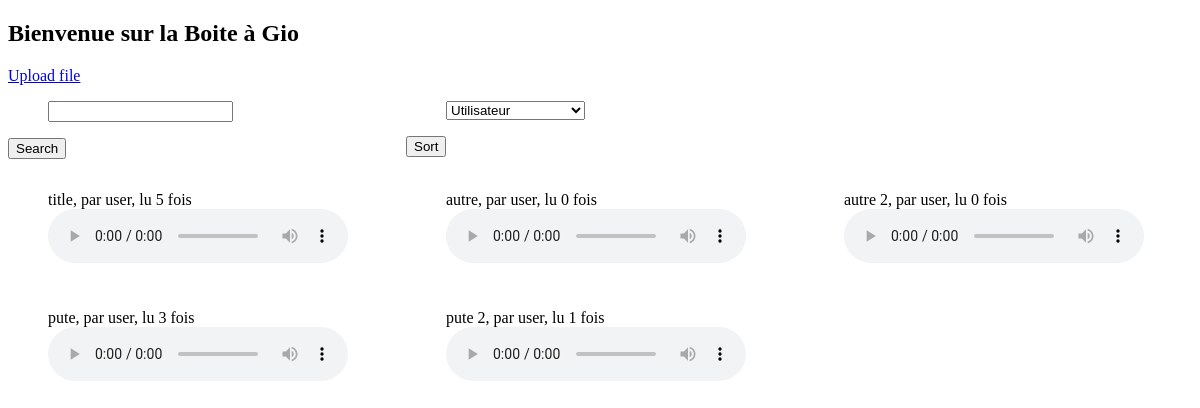
Before: / with the older database file.
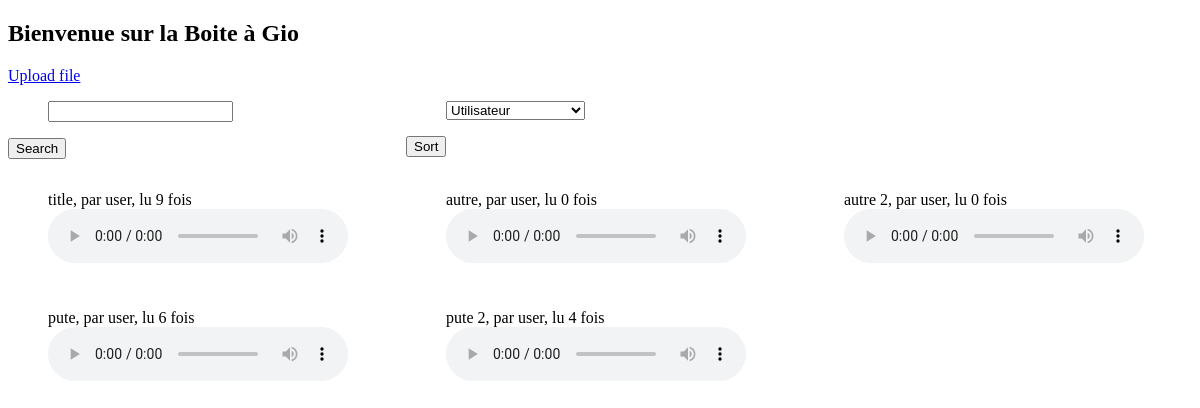
After: the same page with the newer database file.
### model.py (models this page shows)
class AudioFile(db.Model):
    id = db.Column(db.Integer, primary_key=True)
    title = db.Column(db.String(80), unique=True, nullable=False)
    date_added = db.Column(db.DateTime(), unique=False, nullable=False, default=db.func.current_timestamp())
    nb_lecture = db.Column(db.Integer(), unique=False, nullable=False, default=0)
    filename = db.Column(db.String(80), unique=True, nullable=False)
    user = db.Column(db.String(80), unique=False, nullable=False)
    file = db.Column(db.LargeBinary, unique=False, nullable=False)

### app.py (the view, shortened to what this page needs)
@app.route("/", methods=['GET', 'POST'])
def main_page():
    if not os.path.exists(app.config['UPLOAD_PATH']):
        init()
    column_sort = asc(AudioFile.id)
    sort = SortForm(request.form)
    items = AudioFile.query.order_by(column_sort).all()
    search = SearchForm(request.form)
    if request.method == 'POST' and search.data['search'] is not None:
        search_string = search.data['search'].lower()
        if search.data['search'] != '':
            items = [item for item in items if search_string in item.title.lower() or search_string in item.user.lower() or search_string in item.filename.lower()]
    return render_template('index.html', items=items, search_form=search, sort_form=sort)

### model.py
class SortForm(Form):
    choices = ['Utilisateur', 'Nombre de lectures', 'Nom', 'Date d\'ajout']
    select = SelectField('', choices=choices)

class SearchForm(Form):
    choices = []
    search = StringField('')

### templates/index.html (shortened to what this page needs)
<!doctype html>
<html lang="en">
<head>
</head>
<link rel="stylesheet" href="{{ url_for('static', filename='css/index.css') }}">
<body>
  <h2>Bienvenue sur la Boite à Gio</h2>
  <a href="{{ url_for('upload') }}">Upload file</a>
  <div class="wrapper">
    <div>
      {% from "_formhelpers.html" import render_field %}
      <form method="post">
        <dl>
          {{ render_field(search_form.search) }}
        </p></dl>
        <p><input type="submit" value="Search">
      </p></form>
    </div>
    <div>
      <form method="post">
        <dl>
          {{ render_field(sort_form.select) }}
        </p></dl>
        <p><input type="submit" value="Sort">
      </p></form>
    </div>
  </div>
  <div class="wrapper">
    {% for item in items %}
    <div>
    <figure>
      <figcaption>{{ item.title }}, par {{ item.user }}, lu {{ item.nb_lecture }} fois</figcaption>
        <audio onplay="count(this)" id={{ item.id }} controls>
          <source src={{ url_for('static', filename = 'audio_files/') }}{{ item.filename }} type="audio/mpeg">
        </audio>
    </figure>
    </div>
    {% endfor %}
  </div>
</body>
</html>

### templates/_formhelpers.html (shortened to what this page needs)
{% macro render_field(field) %}
    <dd>{{ field(**kwargs)|safe }}
    </dd>
{% endmacro %}

### static/css/index.css (style rules this page uses)
.wrapper { display: grid; grid-template-columns: repeat(3, 1fr); grid-gap: 10px; }

Changed rows visible on the page:
changed AudioFile "title": nb_lecture "5" → "9"
changed AudioFile "pute": nb_lecture "3" → "6"
changed AudioFile "pute 2": nb_lecture "1" → "4"
